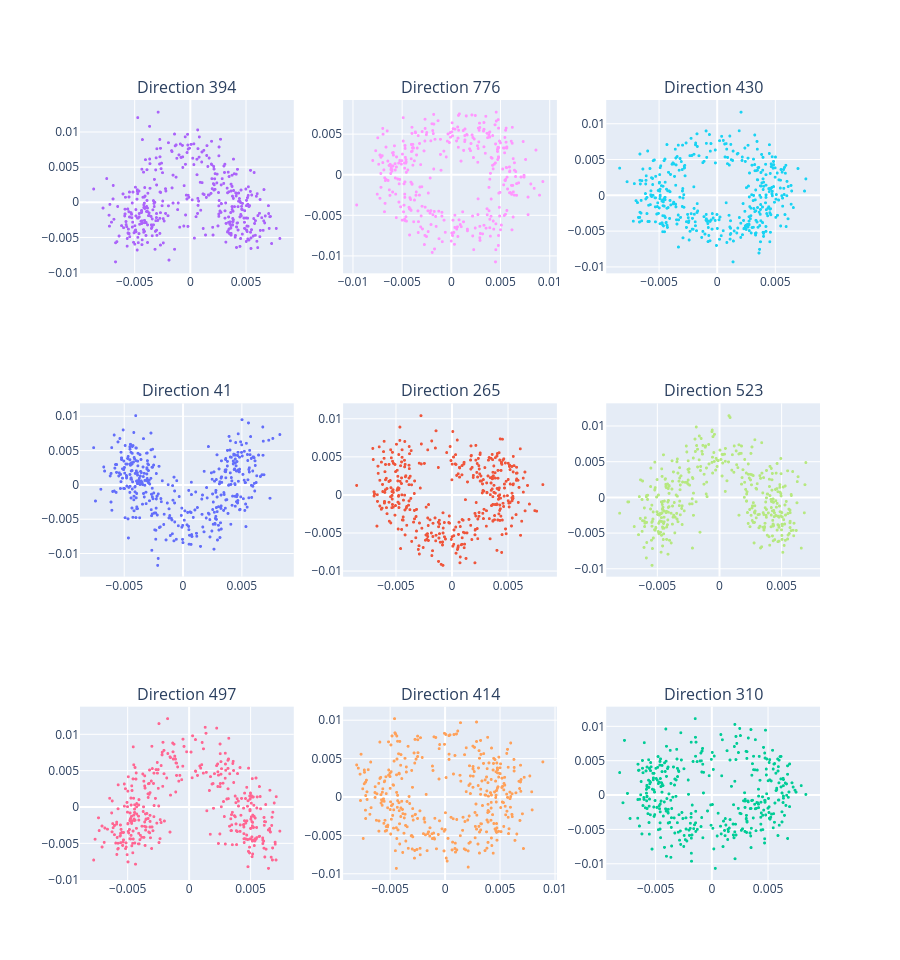

The notebook cell this image was saved under:
### Code cell
from plotly.subplots import make_subplots

builder = BsrArrayBuilder((analyzed_direction_count * COMPONENTS, image_count))
runner  = analysis.PipelinedRunner(
    loader=loader,
    preprocessor=preprocessor,
    processor=processor,
    device=device,
    prefetch=4,
)

nrows = 3
ncols = 3
n_scatter = nrows*ncols
scatter_fig = make_subplots(
    rows=nrows, 
    cols=ncols, 
    subplot_titles=[' '] * n_scatter
)

rng = random.Random(0)
keys = [job.key for job in rng.sample(jobs, k=n_scatter)]
progress = tqdm.tqdm(total=analyzed_direction_count, unit='dir')
for job, y in runner.run(jobs, sequential=True):
    i       = job.key
    indices = groups[i]
    assert np.all(indices[:-1] < indices[1:])
    for j, index in enumerate(indices):
        builder.add_block(index, np.asarray(y[j, :, None]))
    builder.next_block_row()

    if i in keys:
        k = keys.index(i)
        row, col = divmod(k, ncols)
        scatter_fig.add_trace(
            go.Scattergl(
                x=np.asarray(y[:, 0]),
                y=np.asarray(y[:, 1]),
                mode='markers',
                marker=dict(size=3),
                showlegend=False,
                customdata=np.asarray(indices),
                hovertemplate=(
                    'id %{customdata}<br>x %{x:.3f}<br>y %{y:.3f}'
                    '<extra></extra>'
                ),
            ),
            row=row + 1,
            col=col + 1,
        )
        scatter_fig.layout.annotations[k].update(text=f'Direction {i}')

    progress.update(1)
progress.close()

scatter_fig.update_layout(height=320 * nrows)
scatter_fig.show()

### Figure 1 — Plotly figure (JSON) as saved in the notebook; plotly's stock layout.template omitted (floating-point values rounded to 4 significant figures; data arrays with more than 128 entries replaced by an {"elided": "..."} marker saying what was removed)
{"data": [{"customdata": {"elided": "409 int values"}, "hovertemplate": "id %{customdata}<br>x %{x:.3f}<br>y %{y:.3f}<extra></extra>", "marker": {"size": 3}, "mode": "markers", "showlegend": false, "type": "scattergl", "x": {"elided": "409 float values"}, "xaxis": "x4", "y": {"elided": "409 float values"}, "yaxis": "y4"}, {"customdata": {"elided": "410 int values"}, "hovertemplate": "id %{customdata}<br>x %{x:.3f}<br>y %{y:.3f}<extra></extra>", "marker": {"size": 3}, "mode": "markers", "showlegend": false, "type": "scattergl", "x": {"elided": "410 float values"}, "xaxis": "x5", "y": {"elided": "410 float values"}, "yaxis": "y5"}, {"customdata": {"elided": "377 int values"}, "hovertemplate": "id %{customdata}<br>x %{x:.3f}<br>y %{y:.3f}<extra></extra>", "marker": {"size": 3}, "mode": "markers", "showlegend": false, "type": "scattergl", "x": {"elided": "377 float values"}, "xaxis": "x9", "y": {"elided": "377 float values"}, "yaxis": "y9"}, {"customdata": {"elided": "401 int values"}, "hovertemplate": "id %{customdata}<br>x %{x:.3f}<br>y %{y:.3f}<extra></extra>", "marker": {"size": 3}, "mode": "markers", "showlegend": false, "type": "scattergl", "x": {"elided": "401 float values"}, "xaxis": "x", "y": {"elided": "401 float values"}, "yaxis": "y"}, {"customdata": {"elided": "378 int values"}, "hovertemplate": "id %{customdata}<br>x %{x:.3f}<br>y %{y:.3f}<extra></extra>", "marker": {"size": 3}, "mode": "markers", "showlegend": false, "type": "scattergl", "x": {"elided": "378 float values"}, "xaxis": "x8", "y": {"elided": "378 float values"}, "yaxis": "y8"}, {"customdata": {"elided": "411 int values"}, "hovertemplate": "id %{customdata}<br>x %{x:.3f}<br>y %{y:.3f}<extra></extra>", "marker": {"size": 3}, "mode": "markers", "showlegend": false, "type": "scattergl", "x": {"elided": "411 float values"}, "xaxis": "x3", "y": {"elided": "411 float values"}, "yaxis": "y3"}, {"customdata": {"elided": "377 int values"}, "hovertemplate": "id %{customdata}<br>x %{x:.3f}<br>y %{y:.3f}<extra></extra>", "marker": {"size": 3}, "mode": "markers", "showlegend": false, "type": "scattergl", "x": {"elided": "377 float values"}, "xaxis": "x7", "y": {"elided": "377 float values"}, "yaxis": "y7"}, {"customdata": {"elided": "406 int values"}, "hovertemplate": "id %{customdata}<br>x %{x:.3f}<br>y %{y:.3f}<extra></extra>", "marker": {"size": 3}, "mode": "markers", "showlegend": false, "type": "scattergl", "x": {"elided": "406 float values"}, "xaxis": "x6", "y": {"elided": "406 float values"}, "yaxis": "y6"}, {"customdata": {"elided": "366 int values"}, "hovertemplate": "id %{customdata}<br>x %{x:.3f}<br>y %{y:.3f}<extra></extra>", "marker": {"size": 3}, "mode": "markers", "showlegend": false, "type": "scattergl", "x": {"elided": "366 float values"}, "xaxis": "x2", "y": {"elided": "366 float values"}, "yaxis": "y2"}], "layout": {"annotations": [{"font": {"size": 16}, "showarrow": false, "text": "Direction 394", "x": 0.1444, "xanchor": "center", "xref": "paper", "y": 1, "yanchor": "bottom", "yref": "paper"}, {"font": {"size": 16}, "showarrow": false, "text": "Direction 776", "x": 0.5, "xanchor": "center", "xref": "paper", "y": 1, "yanchor": "bottom", "yref": "paper"}, {"font": {"size": 16}, "showarrow": false, "text": "Direction 430", "x": 0.8556, "xanchor": "center", "xref": "paper", "y": 1, "yanchor": "bottom", "yref": "paper"}, {"font": {"size": 16}, "showarrow": false, "text": "Direction 41", "x": 0.1444, "xanchor": "center", "xref": "paper", "y": 0.6111, "yanchor": "bottom", "yref": "paper"}, {"font": {"size": 16}, "showarrow": false, "text": "Direction 265", "x": 0.5, "xanchor": "center", "xref": "paper", "y": 0.6111, "yanchor": "bottom", "yref": "paper"}, {"font": {"size": 16}, "showarrow": false, "text": "Direction 523", "x": 0.8556, "xanchor": "center", "xref": "paper", "y": 0.6111, "yanchor": "bottom", "yref": "paper"}, {"font": {"size": 16}, "showarrow": false, "text": "Direction 497", "x": 0.1444, "xanchor": "center", "xref": "paper", "y": 0.2222, "yanchor": "bottom", "yref": "paper"}, {"font": {"size": 16}, "showarrow": false, "text": "Direction 414", "x": 0.5, "xanchor": "center", "xref": "paper", "y": 0.2222, "yanchor": "bottom", "yref": "paper"}, {"font": {"size": 16}, "showarrow": false, "text": "Direction 310", "x": 0.8556, "xanchor": "center", "xref": "paper", "y": 0.2222, "yanchor": "bottom", "yref": "paper"}], "height": 960, "xaxis": {"anchor": "y", "domain": [0, 0.2889]}, "xaxis2": {"anchor": "y2", "domain": [0.3556, 0.6444]}, "xaxis3": {"anchor": "y3", "domain": [0.7111, 1]}, "xaxis4": {"anchor": "y4", "domain": [0, 0.2889]}, "xaxis5": {"anchor": "y5", "domain": [0.3556, 0.6444]}, "xaxis6": {"anchor": "y6", "domain": [0.7111, 1]}, "xaxis7": {"anchor": "y7", "domain": [0, 0.2889]}, "xaxis8": {"anchor": "y8", "domain": [0.3556, 0.6444]}, "xaxis9": {"anchor": "y9", "domain": [0.7111, 1]}, "yaxis": {"anchor": "x", "domain": [0.7778, 1]}, "yaxis2": {"anchor": "x2", "domain": [0.7778, 1]}, "yaxis3": {"anchor": "x3", "domain": [0.7778, 1]}, "yaxis4": {"anchor": "x4", "domain": [0.3889, 0.6111]}, "yaxis5": {"anchor": "x5", "domain": [0.3889, 0.6111]}, "yaxis6": {"anchor": "x6", "domain": [0.3889, 0.6111]}, "yaxis7": {"anchor": "x7", "domain": [0, 0.2222]}, "yaxis8": {"anchor": "x8", "domain": [0, 0.2222]}, "yaxis9": {"anchor": "x9", "domain": [0, 0.2222]}}}
